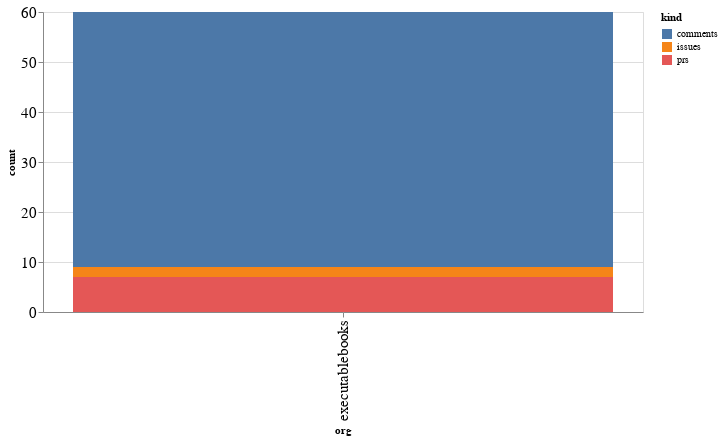

Source (notebook cell):
### Code cell
alt.Chart(org_summaries, width=600).mark_bar().encode(
    x='org',
    y='count',
    color='kind',
    tooltip="org"
)

### Figure 1 — Vega-Lite specification as saved in the notebook (floating-point values rounded to 4 significant figures)
{"config": {"axisLeft": {"labelFontSize": 15}, "axisBottom": {"labelFontSize": 15}}, "data": {"name": "data-a79aee1601bb2e4ec2a3681991bcf45f"}, "mark": "bar", "encoding": {"color": {"type": "nominal", "field": "kind"}, "tooltip": {"type": "nominal", "field": "org"}, "x": {"type": "nominal", "field": "org"}, "y": {"type": "quantitative", "field": "count"}}, "width": 600, "$schema": "https://vega.github.io/schema/vega-lite/v4.8.1.json", "datasets": {"data-a79aee1601bb2e4ec2a3681991bcf45f": [{"org": "executablebooks", "kind": "comments", "count": 51}, {"org": "executablebooks", "kind": "issues", "count": 2}, {"org": "executablebooks", "kind": "prs", "count": 7}]}}
